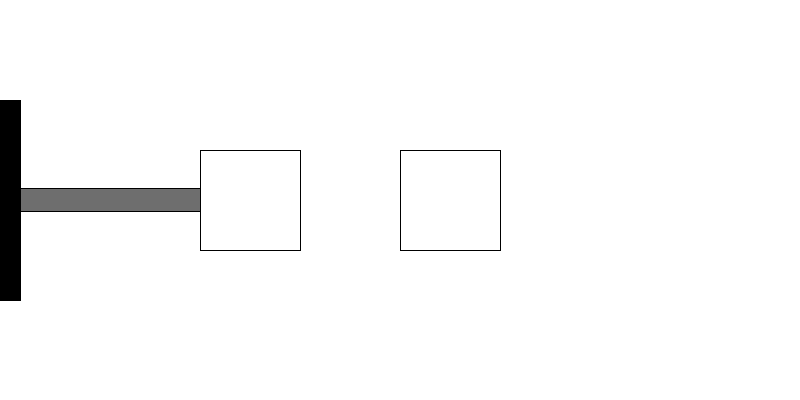
Frame 1 (no input)
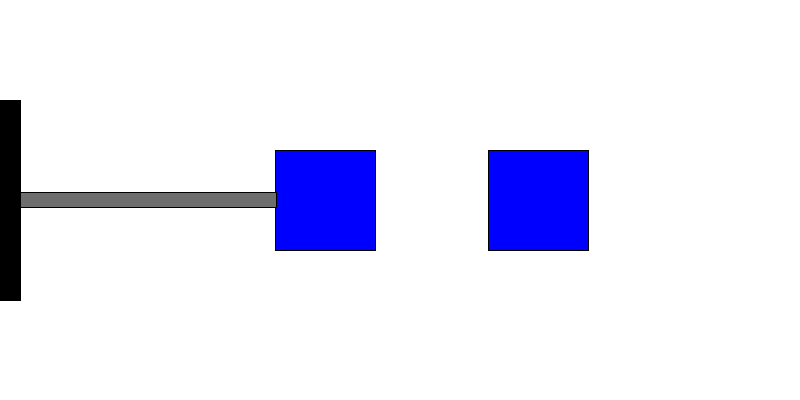
Frame 60 (the mouse pressed at the canvas centre just before this capture)
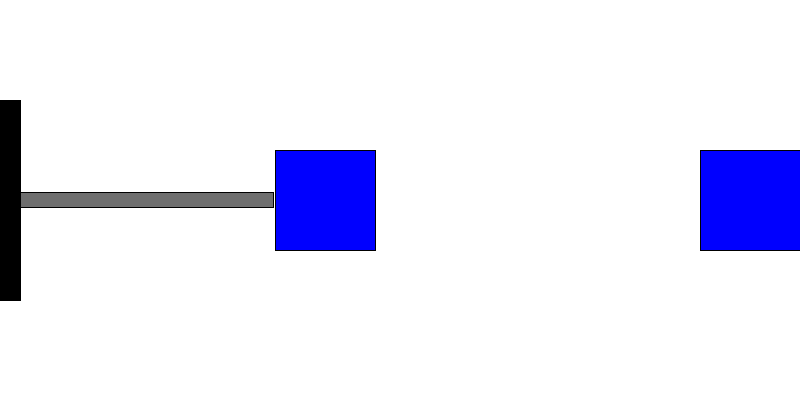
Frame 120 (the mouse held since frame 60 and released just before this capture)

The Processing sketch that drew these frames (run headless with seeded random() and noise(); from frame 60 on, the mouse is pressed at the canvas centre):

// Processing sketch: a6Jon
// ── a6Jon.pde
Spring s1;


void setup() {
  size(800, 400);
  s1 = new Spring();
}

void draw() {
  background(255);
  s1.display();
}

// ── Spring.pde
class Spring {
  float M = 1;
  float K = 0.2;
  float l = 100;
  float w = 100;
  float xb1 = 200;
  float xb2 = 400;
  float y = 150;
  float b1Vel = 0;
  float b2Vel = 0;
  float springLMax = 250;
  float springL, springW, springF, acc, temp;
  
  Spring() {
    this.springL = xb1-20;
    this.springW = 4000/springL;
  }
  
  void display() {
    springF = -K*(springL-springLMax);
    acc = springF/M;
    b1Vel = b1Vel + acc/60;
    if (xb1+w >= xb2){
      temp = b2Vel;
      b2Vel = b1Vel;
      b1Vel = temp;
    }
    if (xb2 + w >= width){
      b2Vel = -b2Vel;
    }
    xb2 = xb2 + b2Vel;
    xb1 = xb1 + b1Vel;
    rect(xb1,y,l,w);
    rect(xb2,y,l,w);
    fill(110);
    rect(20,200-springW/2,springL,springW);
    springL = xb1-20;
    springW = 4000/springL;
    fill(0);
    rect(0,100,20,200);
    fill(0,0,255);
  }
  
}
